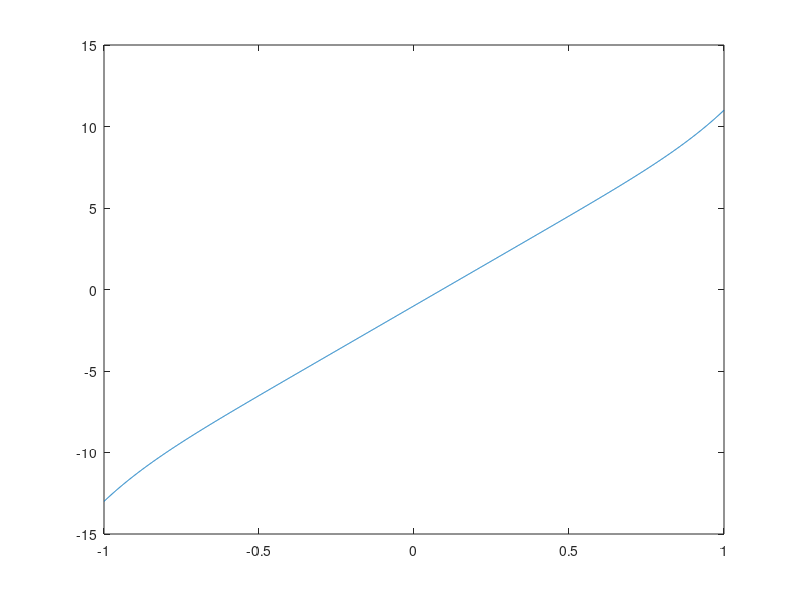

Here is the MATLAB script that generated this plot: (Note: this script raises an error after producing the figure.)
clear all
close all
clc

%% Ejercicio 3
% Aplicar el método de la bisección a la función f = x^7 +11x -1

% Declaramos la funcion
f = @(x) x.^7 + 11.*x -1;

%% Vamos a buscar primero un candidato a cero
x = -1:0.001:1;
y = f(x);
figure;
plot(x,y)
% El "cero" ronda c = 0 (0.0909... según Wolfram)

%% Hacemos una prueba
a = -1; b = 2; t1 = realmin;
if f(a)*f(b) < 0
    c = (a+b)/2;
    while abs(b-a) > 10^-4
        if f(a)*f(c) < 0
            b=c;
        elseif f(c)*f(b) < 0
            a=c;
        end;
        c = (a+b)/2;
        if abs(f(c)) < t1
            print ('Lo he encontrado y es %d', c);
            break;
        end;
    end;
end;

% Mostramos el resultado
c
%% Aplicamos el metodo
a = -1; b = 2; t1 = realmin;
t2 = realmin; n_max = 1000;

[c, Err, n] = biseccion(f, a, b, t1, t2, n_max);
c, Err, n
% Fin del programa